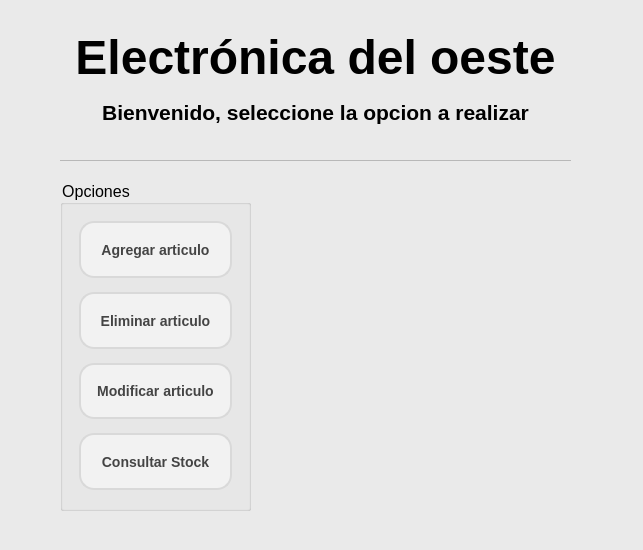
<?xml version="1.0" encoding="UTF-8"?>
<ui version="4.0">
 <class>MainWindow</class>
 <widget class="QMainWindow" name="MainWindow">
  <property name="geometry">
   <rect>
    <x>0</x>
    <y>0</y>
    <width>643</width>
    <height>550</height>
   </rect>
  </property>
  <property name="mouseTracking">
   <bool>false</bool>
  </property>
  <property name="tabletTracking">
   <bool>true</bool>
  </property>
  <property name="windowTitle">
   <string>MainWindow</string>
  </property>
  <property name="autoFillBackground">
   <bool>false</bool>
  </property>
  <property name="styleSheet">
   <string notr="true">/*QApplication::setStyle(&quot;fusion&quot;);*/
background-color: #EAEAEA;
</string>
  </property>
  <property name="documentMode">
   <bool>false</bool>
  </property>
  <property name="tabShape">
   <enum>QTabWidget::Rounded</enum>
  </property>
  <widget class="QWidget" name="centralwidget">
   <widget class="QGroupBox" name="menu_opciones">
    <property name="geometry">
     <rect>
      <x>60</x>
      <y>180</y>
      <width>191</width>
      <height>331</height>
     </rect>
    </property>
    <property name="sizePolicy">
     <sizepolicy hsizetype="Expanding" vsizetype="Expanding">
      <horstretch>3</horstretch>
      <verstretch>3</verstretch>
     </sizepolicy>
    </property>
    <property name="font">
     <font>
      <family>Segoe UI</family>
      <pointsize>12</pointsize>
     </font>
    </property>
    <property name="title">
     <string>Opciones</string>
    </property>
    <property name="flat">
     <bool>false</bool>
    </property>
    <property name="checkable">
     <bool>false</bool>
    </property>
    <property name="checked">
     <bool>false</bool>
    </property>
    <layout class="QVBoxLayout" name="verticalLayout_2" stretch="5,5,5,5">
     <property name="spacing">
      <number>14</number>
     </property>
     <property name="leftMargin">
      <number>16</number>
     </property>
     <property name="topMargin">
      <number>16</number>
     </property>
     <property name="rightMargin">
      <number>16</number>
     </property>
     <property name="bottomMargin">
      <number>18</number>
     </property>
     <item>
      <widget class="QPushButton" name="btn_agregar">
       <property name="sizePolicy">
        <sizepolicy hsizetype="Minimum" vsizetype="Expanding">
         <horstretch>0</horstretch>
         <verstretch>0</verstretch>
        </sizepolicy>
       </property>
       <property name="font">
        <font>
         <pointsize>-1</pointsize>
         <weight>75</weight>
         <bold>true</bold>
        </font>
       </property>
       <property name="mouseTracking">
        <bool>false</bool>
       </property>
       <property name="tabletTracking">
        <bool>false</bool>
       </property>
       <property name="acceptDrops">
        <bool>false</bool>
       </property>
       <property name="autoFillBackground">
        <bool>false</bool>
       </property>
       <property name="styleSheet">
        <string notr="true">QPushButton {
    background-color: #F2F2F2; /* Color de fondo */
    border: 2px solid #D9D9D9; /* Borde gris claro */
    border-radius: 15px; /* Bordes curvos */
    padding: 5px 10px; /* Espacio interno para texto */
    font-weight: bold; /* Texto en negrita */
    font-size: 14px; /* Tamaño de fuente */
    color: #444444; /* Color de texto */
}

QPushButton:hover {
    background-color: #88AEF1; /* Color celeste */
    border-color: #0078D7; /* Borde celeste */
    color: #FFFFFF; /* Color de texto blanco */
}

QPushButton:focus {
    background-color: #88AEF1; /* Color celeste */
    border-color: #0078D7; /* Borde celeste */
    color: #FFFFFF; /* Color de texto blanco */
	outline: none; /* Elimina el contorno alrededor del QLineEdit al seleccionarlo */
}</string>
       </property>
       <property name="text">
        <string>Agregar articulo</string>
       </property>
       <property name="autoDefault">
        <bool>true</bool>
       </property>
      </widget>
     </item>
     <item>
      <widget class="QPushButton" name="btn_eliminar">
       <property name="sizePolicy">
        <sizepolicy hsizetype="Minimum" vsizetype="Expanding">
         <horstretch>0</horstretch>
         <verstretch>0</verstretch>
        </sizepolicy>
       </property>
       <property name="font">
        <font>
         <pointsize>-1</pointsize>
         <weight>75</weight>
         <bold>true</bold>
        </font>
       </property>
       <property name="styleSheet">
        <string notr="true">QPushButton {
    background-color: #F2F2F2; /* Color de fondo */
    border: 2px solid #D9D9D9; /* Borde gris claro */
    border-radius: 15px; /* Bordes curvos */
    padding: 5px 10px; /* Espacio interno para texto */
    font-weight: bold; /* Texto en negrita */
    font-size: 14px; /* Tamaño de fuente */
    color: #444444; /* Color de texto */
}

QPushButton:hover {
    background-color: #88AEF1; /* Color celeste */
    border-color: #0078D7; /* Borde celeste */
    color: #FFFFFF; /* Color de texto blanco */
}

QPushButton:focus {
    background-color: #88AEF1; /* Color celeste */
    border-color: #0078D7; /* Borde celeste */
    color: #FFFFFF; /* Color de texto blanco */
	outline: none; /* Elimina el contorno alrededor del QLineEdit al seleccionarlo */
}
</string>
       </property>
       <property name="text">
        <string>Eliminar articulo</string>
       </property>
       <property name="autoDefault">
        <bool>true</bool>
       </property>
      </widget>
     </item>
     <item>
      <widget class="QPushButton" name="btn_modificar">
       <property name="sizePolicy">
        <sizepolicy hsizetype="Minimum" vsizetype="Expanding">
         <horstretch>0</horstretch>
         <verstretch>0</verstretch>
        </sizepolicy>
       </property>
       <property name="font">
        <font>
         <pointsize>-1</pointsize>
         <weight>75</weight>
         <bold>true</bold>
        </font>
       </property>
       <property name="styleSheet">
        <string notr="true">QPushButton {
    background-color: #F2F2F2; /* Color de fondo */
    border: 2px solid #D9D9D9; /* Borde gris claro */
    border-radius: 15px; /* Bordes curvos */
    padding: 5px 10px; /* Espacio interno para texto */
    font-weight: bold; /* Texto en negrita */
    font-size: 14px; /* Tamaño de fuente */
    color: #444444; /* Color de texto */
}

QPushButton:hover {
    background-color: #88AEF1; /* Color celeste */
    border-color: #0078D7; /* Borde celeste */
    color: #FFFFFF; /* Color de texto blanco */
}

QPushButton:focus {
    background-color: #88AEF1; /* Color celeste */
    border-color: #0078D7; /* Borde celeste */
    color: #FFFFFF; /* Color de texto blanco */
	outline: none; /* Elimina el contorno alrededor del QLineEdit al seleccionarlo */
}</string>
       </property>
       <property name="text">
        <string>Modificar articulo</string>
       </property>
       <property name="autoDefault">
        <bool>true</bool>
       </property>
      </widget>
     </item>
     <item>
      <widget class="QPushButton" name="btn_consultar">
       <property name="sizePolicy">
        <sizepolicy hsizetype="Minimum" vsizetype="Expanding">
         <horstretch>0</horstretch>
         <verstretch>0</verstretch>
        </sizepolicy>
       </property>
       <property name="font">
        <font>
         <pointsize>-1</pointsize>
         <weight>75</weight>
         <bold>true</bold>
        </font>
       </property>
       <property name="styleSheet">
        <string notr="true">QPushButton {
    background-color: #F2F2F2; /* Color de fondo */
    border: 2px solid #D9D9D9; /* Borde gris claro */
    border-radius: 15px; /* Bordes curvos */
    padding: 5px 10px; /* Espacio interno para texto */
    font-weight: bold; /* Texto en negrita */
    font-size: 14px; /* Tamaño de fuente */
    color: #444444; /* Color de texto */
}

QPushButton:hover {
    background-color: #88AEF1; /* Color celeste */
    border-color: #0078D7; /* Borde celeste */
    color: #FFFFFF; /* Color de texto blanco */
}

QPushButton:focus {
    background-color: #88AEF1; /* Color celeste */
    border-color: #0078D7; /* Borde celeste */
    color: #FFFFFF; /* Color de texto blanco */
	outline: none; /* Elimina el contorno alrededor del QLineEdit al seleccionarlo */
}</string>
       </property>
       <property name="text">
        <string>Consultar Stock</string>
       </property>
       <property name="autoDefault">
        <bool>true</bool>
       </property>
      </widget>
     </item>
    </layout>
   </widget>
   <widget class="QWidget" name="layoutWidget">
    <property name="geometry">
     <rect>
      <x>20</x>
      <y>30</y>
      <width>591</width>
      <height>103</height>
     </rect>
    </property>
    <layout class="QVBoxLayout" name="verticalLayout">
     <item>
      <widget class="QLabel" name="titulo">
       <property name="font">
        <font>
         <family>Segoe UI</family>
         <pointsize>36</pointsize>
         <weight>75</weight>
         <bold>true</bold>
        </font>
       </property>
       <property name="text">
        <string>Electrónica del oeste</string>
       </property>
       <property name="alignment">
        <set>Qt::AlignCenter</set>
       </property>
      </widget>
     </item>
     <item>
      <widget class="QLabel" name="subtitulo">
       <property name="font">
        <font>
         <family>Segoe UI</family>
         <pointsize>16</pointsize>
         <weight>75</weight>
         <bold>true</bold>
        </font>
       </property>
       <property name="acceptDrops">
        <bool>false</bool>
       </property>
       <property name="layoutDirection">
        <enum>Qt::LeftToRight</enum>
       </property>
       <property name="text">
        <string>Bienvenido, seleccione la opcion a realizar</string>
       </property>
       <property name="alignment">
        <set>Qt::AlignCenter</set>
       </property>
      </widget>
     </item>
    </layout>
   </widget>
   <widget class="QFrame" name="frame">
    <property name="enabled">
     <bool>true</bool>
    </property>
    <property name="geometry">
     <rect>
      <x>270</x>
      <y>190</y>
      <width>311</width>
      <height>321</height>
     </rect>
    </property>
    <property name="frameShape">
     <enum>QFrame::NoFrame</enum>
    </property>
    <property name="frameShadow">
     <enum>QFrame::Raised</enum>
    </property>
    <property name="lineWidth">
     <number>1</number>
    </property>
    <widget class="QWidget" name="verticalLayoutWidget">
     <property name="geometry">
      <rect>
       <x>29</x>
       <y>9</y>
       <width>271</width>
       <height>301</height>
      </rect>
     </property>
     <layout class="QVBoxLayout" name="grafica_torta"/>
    </widget>
   </widget>
   <widget class="QLabel" name="notificacion">
    <property name="geometry">
     <rect>
      <x>420</x>
      <y>520</y>
      <width>161</width>
      <height>20</height>
     </rect>
    </property>
    <property name="font">
     <font>
      <weight>75</weight>
      <bold>true</bold>
     </font>
    </property>
    <property name="layoutDirection">
     <enum>Qt::LeftToRight</enum>
    </property>
    <property name="styleSheet">
     <string notr="true">color: #aa0000</string>
    </property>
    <property name="text">
     <string/>
    </property>
    <property name="alignment">
     <set>Qt::AlignRight|Qt::AlignTrailing|Qt::AlignVCenter</set>
    </property>
    <property name="textInteractionFlags">
     <set>Qt::LinksAccessibleByMouse|Qt::TextEditable</set>
    </property>
   </widget>
   <widget class="Line" name="line">
    <property name="geometry">
     <rect>
      <x>60</x>
      <y>150</y>
      <width>511</width>
      <height>20</height>
     </rect>
    </property>
    <property name="frameShadow">
     <enum>QFrame::Sunken</enum>
    </property>
    <property name="lineWidth">
     <number>0</number>
    </property>
    <property name="midLineWidth">
     <number>1</number>
    </property>
    <property name="orientation">
     <enum>Qt::Horizontal</enum>
    </property>
   </widget>
  </widget>
 </widget>
 <resources/>
 <connections/>
</ui>
